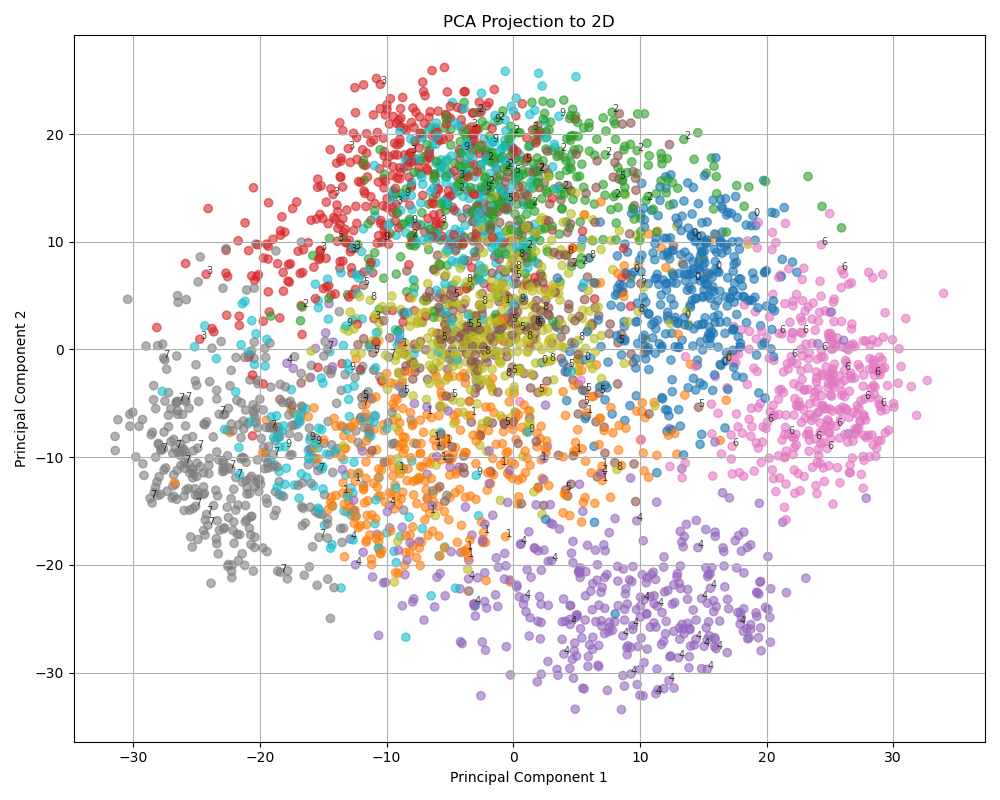

Python code for this plot:
import random

import numpy as np
from matplotlib import pyplot as plt


def compute_mean(x):
    # compute column-wise mean
    n_samples, n_features = x.shape
    mean = [0.0] * n_features
    for i in range(n_samples):
        for j in range(n_features):
            mean[j] += x[i][j]
    mean = [v / n_samples for v in mean]
    return np.array(mean)


def center_data(x, mean):
    # Subtract the mean from data
    X_centered = np.zeros_like(x)
    for i in range(x.shape[0]):
        for j in range(x.shape[1]):
            X_centered[i][j] = x[i][j] - mean[j]
    return X_centered


def compute_covariance_matrix(x):
    # covariance matrix calculation
    n_samples = x.shape[0]
    n_features = x.shape[1]
    cov = [[0.0 for _ in range(n_features)] for _ in range(n_features)]

    for i in range(n_samples):
        for j in range(n_features):
            for k in range(n_features):
                cov[j][k] += x[i][j] * x[i][k]

    cov = [[val / (n_samples - 1) for val in row] for row in cov]
    return np.array(cov)


def pca(x, n_components=2):
    mean = compute_mean(x)
    X_centered = center_data(x, mean)
    cov_matrix = compute_covariance_matrix(X_centered)

    # Eigen decomposition
    eig_vals, eig_vecs = np.linalg.eig(cov_matrix)

    # Sort by eigenvalue magnitude
    sorted_indices = np.argsort(eig_vals)[::-1]
    top_vectors = eig_vecs[:, sorted_indices[:n_components]]

    # Project data
    X_pca = np.dot(X_centered, top_vectors)
    return X_pca, top_vectors


def plot_pca_digits(X_pca, y, annotate_count=200):
    plt.figure(figsize=(12, 8))
    plt.scatter(X_pca[:, 0], X_pca[:, 1], c='gray', alpha=0.1, s=10)

    indices = random.sample(range(len(y)), annotate_count)
    for idx in indices:
        plt.annotate(str(int(y[idx])),
                     (X_pca[idx, 0], X_pca[idx, 1]),
                     fontsize=8,
                     color='black',
                     alpha=0.7)

    plt.title("Data after PCA")
    plt.xlabel("First eigenvector")
    plt.ylabel("Second eigenvector")
    plt.grid(False)
    plt.tight_layout()
    plt.show()


def plot_pca(X_pca, y, annotate_count=200):
    plt.figure(figsize=(10, 8))

    # Scatter all points
    plt.scatter(X_pca[:, 0], X_pca[:, 1], c=y, cmap='tab10', alpha=0.6)

    # Annotate 200 random points
    indices = random.sample(range(len(y)), annotate_count)
    for i in indices:
        plt.annotate(str(int(y[i])), (X_pca[i, 0], X_pca[i, 1]), fontsize=7, alpha=0.7)

    plt.xlabel('Principal Component 1')
    plt.ylabel('Principal Component 2')
    plt.title('PCA Projection to 2D')
    plt.grid(True)
    plt.tight_layout()
    plt.show()
